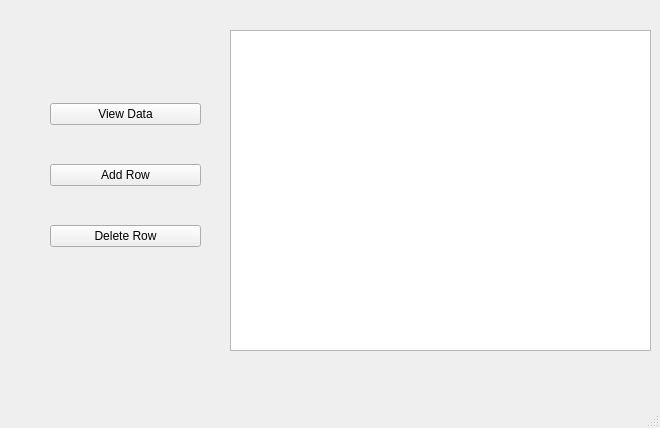
<?xml version="1.0" encoding="UTF-8"?>
<ui version="4.0">
 <class>MainWindow</class>
 <widget class="QMainWindow" name="MainWindow">
  <property name="geometry">
   <rect>
    <x>0</x>
    <y>0</y>
    <width>660</width>
    <height>428</height>
   </rect>
  </property>
  <property name="windowTitle">
   <string>MainWindow</string>
  </property>
  <widget class="QWidget" name="centralwidget">
   <widget class="QTableView" name="tableView">
    <property name="geometry">
     <rect>
      <x>230</x>
      <y>30</y>
      <width>421</width>
      <height>321</height>
     </rect>
    </property>
   </widget>
   <widget class="QWidget" name="">
    <property name="geometry">
     <rect>
      <x>50</x>
      <y>70</y>
      <width>151</width>
      <height>211</height>
     </rect>
    </property>
    <layout class="QVBoxLayout" name="verticalLayout">
     <item>
      <widget class="QPushButton" name="pushButton_viewdata">
       <property name="text">
        <string>View Data</string>
       </property>
      </widget>
     </item>
     <item>
      <widget class="QPushButton" name="pushButton_addRow">
       <property name="text">
        <string>Add Row</string>
       </property>
      </widget>
     </item>
     <item>
      <widget class="QPushButton" name="pushButton_deleteRow">
       <property name="text">
        <string>Delete Row</string>
       </property>
      </widget>
     </item>
    </layout>
   </widget>
  </widget>
  <widget class="QMenuBar" name="menubar">
   <property name="geometry">
    <rect>
     <x>0</x>
     <y>0</y>
     <width>660</width>
     <height>21</height>
    </rect>
   </property>
  </widget>
  <widget class="QStatusBar" name="statusbar"/>
 </widget>
 <resources/>
 <connections/>
</ui>
